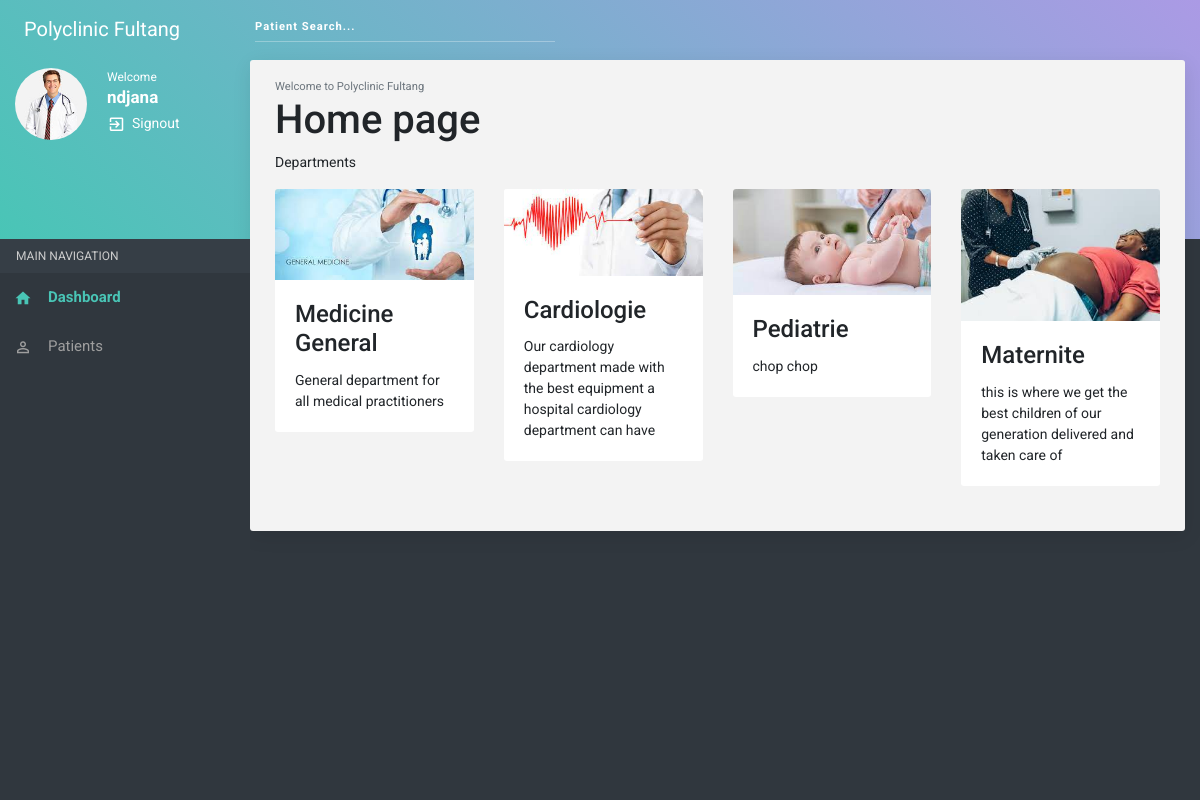
/home/ (signed in), run on the app's committed database.
### usermanagement/models.py (models this page shows, shortened)
class CustomUser(AbstractUser):
    role = models.CharField(max_length=20, default='NoRole', choices = Roles)

class Department(models.Model):
    name = models.CharField(max_length=100, choices = Departments)
    description = models.TextField()
    image = models.ImageField(blank=True, null=True)

### usermanagement/views.py (the view)
# urls.py: 2. Add a URL to urlpatterns:  path('', views.home, name='home')
def home(request):
    context = {
        'departments': Department.objects.all(),
    }
    return render(request, 'usermanagement/home.html', context)

### usermanagement/templates/usermanagement/home.html (shortened to what this page needs)
{% extends "usermanagement/base.html" %}
{% block body %}
<section class="content home">
    <div class="container-fluid">
        <small class="text-muted">Welcome to Polyclinic Fultang</small>
        <h1> Home page </h1>
        <p> Departments </p>
        <div class="row clearfix">
            {% for department in departments %}
            <div class="col-lg-3 col-md-6 col-sm-12">
                <div class="card">
                    <a href="{% url 'usermanagement:department_info' department.name %}">
                        <img class="card-img-top" src="{{ department.image.url }}" alt="Card image">
                    </a>
                    <div class="card-body">
                        <h4 class="card-title">{{department.get_name_display}}</h4>
                        <p class="card-text">{{department.description}}</p>
                    </div>
                </div>
            </div>
            {% endfor %}
        </div>
    </div>
</section>
{% endblock %}

### usermanagement/templates/usermanagement/base.html (shortened to what this page needs)
{% load static %}
<!DOCTYPE html>
<html>
<head>
<link rel="stylesheet" href="{% static 'usermanagement/plugins/bootstrap/css/bootstrap.min.css' %}"/>
<link rel="stylesheet" href="{% static 'usermanagement/plugins/morrisjs/morris.css' %}"/>
<link rel="stylesheet" href="{% static 'usermanagement/css/main.css' %}"/>
</head>
<body class="theme-cyan">
<div id="morphsearch" class="morphsearch">
    <form method="post" action="{% url 'usermanagement:search' %} "class="morphsearch-form">
        <div class="form-group m-0">
            <input required value="" type="search" placeholder="Patient Search..." name="search" class="form-control morphsearch-input" />
        </div>
    </form>
</div>
<nav class="navbar clearHeader">
    <div class="col-12">
        <div class="navbar-header"> <a href="javascript:void(0);" class="bars"></a> <a class="navbar-brand" href="{% url 'usermanagement:home' %}">Polyclinic Fultang</a> </div>
    </div>
</nav>
<section>
    <aside id="leftsidebar" class="sidebar">
        <div class="user-info">
            <div class="admin-image"> <img src="{% static 'usermanagement/images/random-avatar7.jpg' %}" alt=""> </div>
            <div class="admin-action-info"> <span>Welcome</span>
                <h3>{{ user.username }}</h3>
                <ul>
                   <span style="color:white;"> Signout </span><li><a href="{% url 'account_logout' %}" title="sign out" ><i class="zmdi zmdi-sign-in"></i></a></li>
                </ul>
            </div>
        </div>
         <div class="menu">
            <ul class="list">
                <li class="header">MAIN NAVIGATION</li>
                <li class="active open"><a href="index-2.html"><i class="zmdi zmdi-home"></i><span>Dashboard</span></a></li>
                <li><a href="{% url 'usermanagement:all_patients' %}" ><i class="zmdi zmdi-account-o"></i><span>Patients</span> </a></li>
            </ul>
        </div>
    </aside>
</section>
{% block body %}
{% endblock %}
</body>
</html>

### data on the page
CustomUser: username "ndjana"
Department: image (picture), name "Medicine General", description "General department for all medical practitioners"
Department: image (picture), name "Cardiologie", description "Our cardiology department made with the best equipment a hospital cardiology department can have"
Department: image (picture), name "Pediatrie", description "chop chop"
Department: image (picture), name "Maternite", description "this is where we get the best children of our generation delivered and taken care of"
